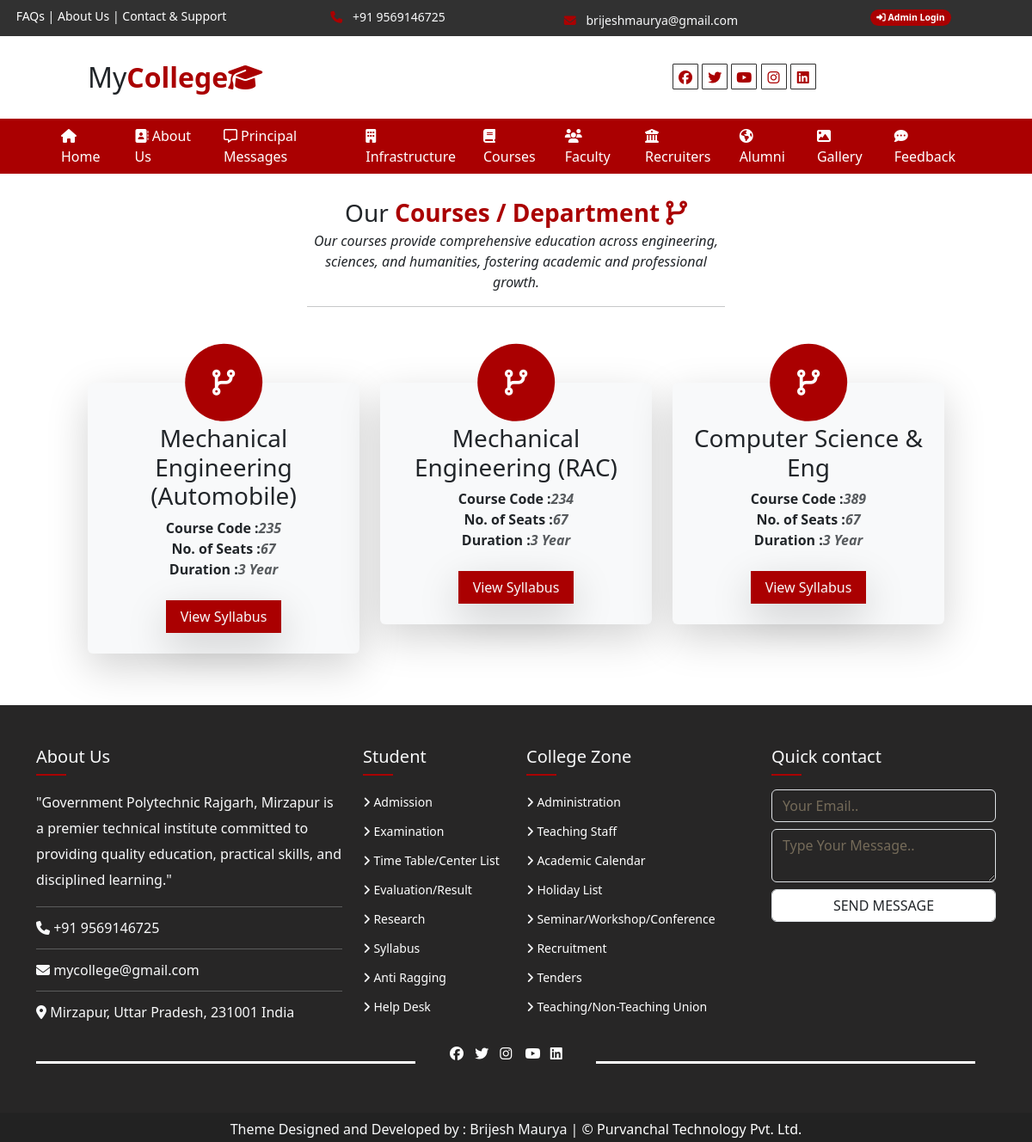
Page /courses/ on the committed database.
### user/models.py (models this page shows)
class tbl_courses(models.Model):
    department=models.CharField(max_length=60,null=True)
    seats=models.CharField(max_length=30,null=True)
    course_code=models.CharField(max_length=20,null=True)
    duration=models.CharField(max_length=40,null=True)
    view_link=models.CharField(max_length=50,null=True)

### user/views.py (the view)
# urls.py: path('courses/',views.courses),
def courses(request):
    data=tbl_courses.objects.all().order_by('-id')
    md={'cdata':data}
    return render(request,'courses.html',md)

### templates/courses.html (shortened to what this page needs)
{% extends 'base.html' %}
{% load static %}
{% block childpage %}
<div class="row">
    <div class="col-sm-5 mx-auto text-center my-4">
        <p class="fs-3 m-0">Our <b class="txt-color1">Courses / Department
       <i class="fa-solid fa-code-branch"></i>
        </b></p>
        <i>Our courses provide comprehensive education across engineering, sciences, and humanities, fostering academic and professional growth.</i>
        <hr/>
    </div>
</div>
<div class="row">
    <div class="col-sm-10 mx-auto">
        <div class="row">
            {% for i in cdata%}
            <div class="col-sm-4 my-5">
                <div class="card infra shadow-lg mb-2 bg-body-tertiary rounded border-0 p-4 text-center">
                    <span class="position-absolute top-0 start-50 translate-middle badge rounded-pill"><i class="fa-solid fa-code-branch cicon"></i><span class="visually-hidden">unread messages</span></span>
                    <h3 class="text-center pt-4">{{i.department}}</h3>
                    <b>Course Code :<i class="text-muted">{{i.course_code}}</i></b>
                    <b>No. of Seats :<i class="text-muted">{{i.seats}}</i></b>
                    <b>Duration :<i class="text-muted">{{i.duration}}</i></b><br/>
                    <a href="{{i.view_link}}" target="_blank" class="btn shadow-lg rounded-0 w-50 bg-mycolor1 text-light mx-auto">View Syllabus</a>
                </div>
            </div>
            {% endfor %}
        </div>
    </div>
</div>
{% endblock %}

### templates/base.html (style rules this page uses)
body { overflow-x:hidden; }
:root { --bgcolor1:#aa0001; --bgcolor2:#313131; --bgcolor3:#f1c45c; }
.bg-mycolor1 { background:var(--bgcolor1); }
.txt-color1 { color:var(--bgcolor1); }

### templates/courses.html (style rules this page uses)
.cicon { height:90px; width:90px; background:var(--bgcolor1); font-size:30px; color:white; border-radius:50%; text-align:center; line-height:90px; }

### rows in the picture
tbl_courses: department "Mechanical Engineering (Automobile)", course_code "235", seats "67", duration "3 Year"
tbl_courses: department "Mechanical Engineering (RAC)", course_code "234", seats "67", duration "3 Year"
tbl_courses: department "Computer Science & Eng", course_code "389", seats "67", duration "3 Year"
